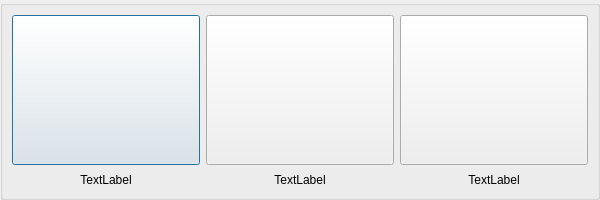
<?xml version="1.0" encoding="UTF-8"?>
<ui version="4.0">
 <class>Dialog</class>
 <widget class="QDialog" name="Dialog">
  <property name="geometry">
   <rect>
    <x>0</x>
    <y>0</y>
    <width>600</width>
    <height>200</height>
   </rect>
  </property>
  <property name="windowTitle">
   <string>Dialog</string>
  </property>
  <layout class="QGridLayout" name="gridLayout">
   <property name="leftMargin">
    <number>0</number>
   </property>
   <property name="topMargin">
    <number>0</number>
   </property>
   <property name="rightMargin">
    <number>0</number>
   </property>
   <property name="bottomMargin">
    <number>0</number>
   </property>
   <property name="spacing">
    <number>0</number>
   </property>
   <item row="0" column="0">
    <widget class="QGroupBox" name="groupBox">
     <property name="title">
      <string/>
     </property>
     <layout class="QGridLayout" name="gridLayout_2">
      <item row="0" column="0">
       <widget class="QPushButton" name="pushButton">
        <property name="minimumSize">
         <size>
          <width>0</width>
          <height>150</height>
         </size>
        </property>
        <property name="text">
         <string/>
        </property>
       </widget>
      </item>
      <item row="0" column="1">
       <widget class="QPushButton" name="pushButton_2">
        <property name="minimumSize">
         <size>
          <width>0</width>
          <height>150</height>
         </size>
        </property>
        <property name="text">
         <string/>
        </property>
       </widget>
      </item>
      <item row="0" column="2">
       <widget class="QPushButton" name="pushButton_3">
        <property name="minimumSize">
         <size>
          <width>0</width>
          <height>150</height>
         </size>
        </property>
        <property name="text">
         <string/>
        </property>
       </widget>
      </item>
      <item row="1" column="0">
       <widget class="QLabel" name="label">
        <property name="text">
         <string>TextLabel</string>
        </property>
        <property name="alignment">
         <set>Qt::AlignCenter</set>
        </property>
       </widget>
      </item>
      <item row="1" column="1">
       <widget class="QLabel" name="label_2">
        <property name="text">
         <string>TextLabel</string>
        </property>
        <property name="alignment">
         <set>Qt::AlignCenter</set>
        </property>
       </widget>
      </item>
      <item row="1" column="2">
       <widget class="QLabel" name="label_3">
        <property name="text">
         <string>TextLabel</string>
        </property>
        <property name="alignment">
         <set>Qt::AlignCenter</set>
        </property>
       </widget>
      </item>
     </layout>
    </widget>
   </item>
  </layout>
 </widget>
 <resources/>
 <connections/>
</ui>
